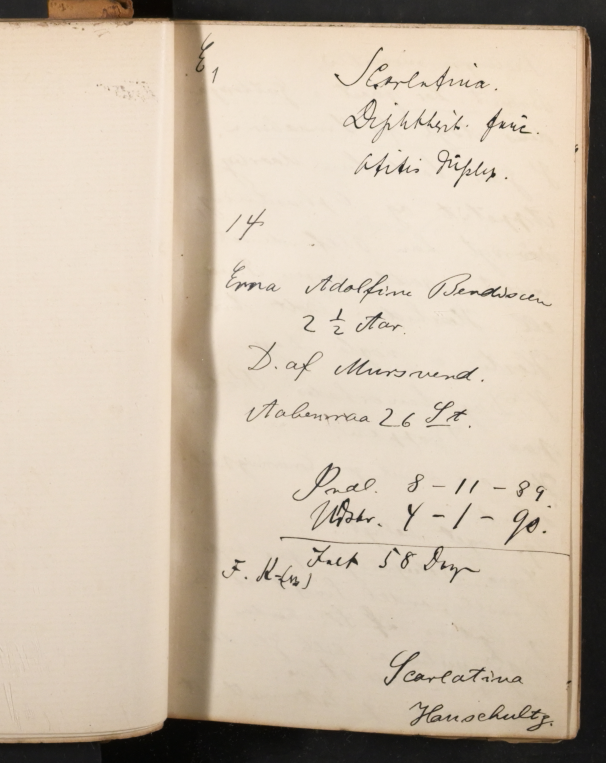
#> input picture data/test_image.png, 1817 x 2287 px (shown at 1/3 size)
$ python preprocess.py
#> lines starting #> are read from the running program, lines starting #| are printed output that depends on the picture
from pathlib import Path
from io import BytesIO
import io
from mimetypes import guess_type

from PIL import Image, ImageEnhance
from google import genai
from google.genai import types


def load_image(path):
#> called with path = 'data/test_image.png'
    path = Path(path)
    img = Image.open(path)
#> img is the input picture: PIL image 1817x2287 RGB; mean R, G, B 203.6, 189.2, 171.3
    return img.convert("RGB")


def resize_image(img, max_dim=3000):
#> called with max_dim = 3000
    w, h = img.size
#> w = 1817; h = 2287
    longest = max(w, h)
#> longest = 2287
    if longest <= max_dim:
        return img
    scale = max_dim / float(longest)
    new_size = (int(w * scale), int(h * scale))
    return img.resize(new_size, Image.BICUBIC)


def crop_margins(img, left=0, top=0, right=0, bottom=0):
#> called with left = 400, top = 0, right = 0, bottom = 0
    w, h = img.size
#> w = 1817; h = 2287

    left = max(0, int(left))
    top = max(0, int(top))
    right = max(0, int(right))
    bottom = max(0, int(bottom))

    x1 = min(left, w - 1)
#> x1 = 400
    y1 = min(top, h - 1)
#> y1 = 0
    x2 = max(w - right, x1 + 1)
#> x2 = 1817
    y2 = max(h - bottom, y1 + 1)
#> y2 = 2287

    x2 = min(x2, w)
    y2 = min(y2, h)

    return img.crop((x1, y1, x2, y2))
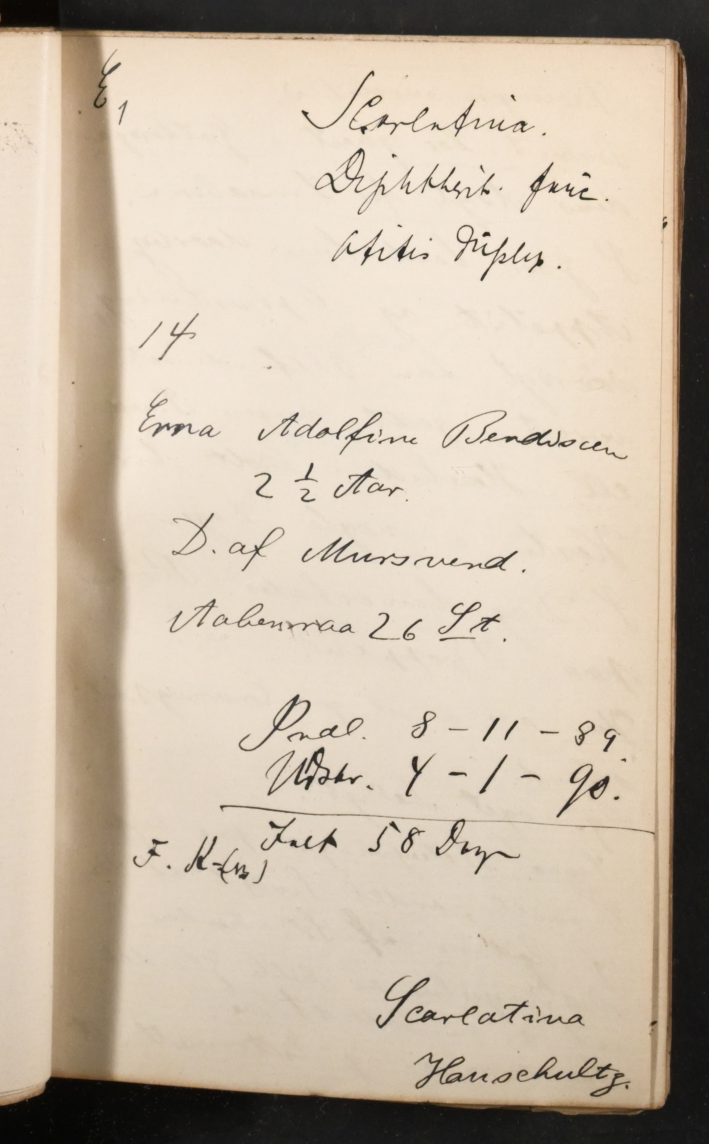
#> returned value: PIL image 1417x2287 RGB (shown at 1/2 size); mean R, G, B 198.6, 184.5, 166.5


def enhance_contrast(img, factor=1.0):
#> called with factor = 1.1
    if factor == 1.0:
        return img
    enhancer = ImageEnhance.Contrast(img)
    return enhancer.enhance(factor)


def image_to_bytes(img, format_hint="PNG"):
    buf = BytesIO()
    img.save(buf, format=format_hint)
    data = buf.getvalue()
    mime_type = {
        "JPEG": "image/jpeg",
        "JPG": "image/jpeg",
        "PNG": "image/png",
        "WEBP": "image/webp",
        "TIFF": "image/tiff",
    }.get(format_hint.upper(), "application/octet-stream")
    return data, mime_type


def preprocess_image(
    path,
    max_dim=3000,
    margins=(0, 0, 0, 0),
    contrast_factor=1.0,
    output_format="PNG",
):
    img = load_image(path)
    img = resize_image(img, max_dim=max_dim)

    left, top, right, bottom = margins
    img = crop_margins(img, left=left, top=top, right=right, bottom=bottom)

    img = enhance_contrast(img, factor=contrast_factor)
    image_bytes, mime_type = image_to_bytes(img, format_hint=output_format)
#> mime_type = 'image/png'
    return image_bytes, mime_type

if __name__ == "__main__":
    def preview_preprocessed_image(
        image_path: str | Path,
        max_dim: int = 3000,
        margins: tuple[int, int, int, int] = (0, 0, 0, 0),
        contrast_factor: float = 1.0,
        output_format: str = "PNG",
    ) -> tuple[bytes, str]:
        image_bytes, mime_type = preprocess_image(
            path=str(image_path),
            max_dim=max_dim,
            margins=margins,
            contrast_factor=contrast_factor,
            output_format=output_format,
        )
#> mime_type = 'image/png'

        img = Image.open(io.BytesIO(image_bytes))
        img.show()
        return image_bytes, mime_type

    preview_preprocessed_image(
    "data/test_image.png",
    max_dim=3000,
    margins=(400, 0, 0, 0),
    contrast_factor=1.1,
    output_format="PNG",
    )
